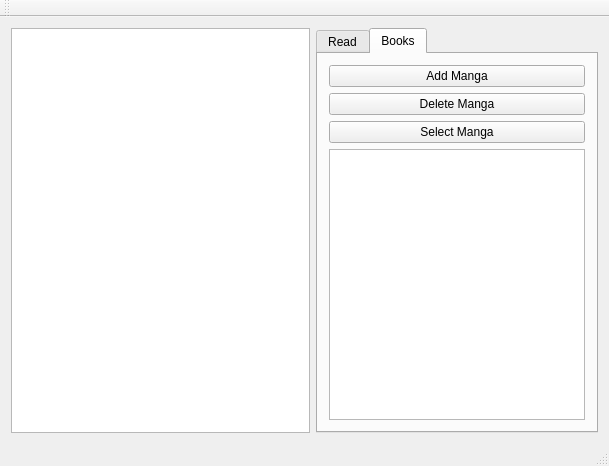
<?xml version="1.0" encoding="UTF-8"?>
<ui version="4.0">
 <class>MainWindow</class>
 <widget class="QMainWindow" name="MainWindow">
  <property name="geometry">
   <rect>
    <x>0</x>
    <y>0</y>
    <width>609</width>
    <height>466</height>
   </rect>
  </property>
  <property name="windowTitle">
   <string>MainWindow</string>
  </property>
  <widget class="QWidget" name="centralWidget">
   <property name="styleSheet">
    <string notr="true"/>
   </property>
   <layout class="QHBoxLayout" name="horizontalLayout_3">
    <item>
     <widget class="QGraphicsView" name="pageDisplay">
      <property name="styleSheet">
       <string notr="true"/>
      </property>
     </widget>
    </item>
    <item>
     <widget class="QTabWidget" name="tabWidget">
      <property name="sizePolicy">
       <sizepolicy hsizetype="Fixed" vsizetype="Expanding">
        <horstretch>0</horstretch>
        <verstretch>0</verstretch>
       </sizepolicy>
      </property>
      <property name="currentIndex">
       <number>1</number>
      </property>
      <widget class="QWidget" name="tab">
       <attribute name="title">
        <string>Read</string>
       </attribute>
       <layout class="QVBoxLayout" name="verticalLayout_2">
        <item>
         <layout class="QVBoxLayout" name="sideBarLayout">
          <item>
           <widget class="QLabel" name="label">
            <property name="styleSheet">
             <string notr="true"/>
            </property>
            <property name="text">
             <string>Zoom</string>
            </property>
            <property name="alignment">
             <set>Qt::AlignCenter</set>
            </property>
           </widget>
          </item>
          <item>
           <layout class="QHBoxLayout" name="horizontalLayout_2">
            <item>
             <widget class="QPushButton" name="zoomInButton">
              <property name="text">
               <string>+</string>
              </property>
             </widget>
            </item>
            <item>
             <widget class="QPushButton" name="zoomResetButton">
              <property name="text">
               <string>Reset</string>
              </property>
             </widget>
            </item>
            <item>
             <widget class="QPushButton" name="zoomOutButton">
              <property name="text">
               <string>-</string>
              </property>
             </widget>
            </item>
           </layout>
          </item>
          <item>
           <spacer name="verticalSpacer">
            <property name="orientation">
             <enum>Qt::Vertical</enum>
            </property>
            <property name="sizeHint" stdset="0">
             <size>
              <width>20</width>
              <height>40</height>
             </size>
            </property>
           </spacer>
          </item>
          <item>
           <widget class="QLabel" name="pageLabel">
            <property name="styleSheet">
             <string notr="true"/>
            </property>
            <property name="text">
             <string/>
            </property>
            <property name="alignment">
             <set>Qt::AlignCenter</set>
            </property>
           </widget>
          </item>
          <item>
           <layout class="QHBoxLayout" name="horizontalLayout">
            <item>
             <widget class="QLineEdit" name="pageJumpLineEdit">
              <property name="sizePolicy">
               <sizepolicy hsizetype="Minimum" vsizetype="Fixed">
                <horstretch>0</horstretch>
                <verstretch>0</verstretch>
               </sizepolicy>
              </property>
              <property name="maximumSize">
               <size>
                <width>50</width>
                <height>16777215</height>
               </size>
              </property>
             </widget>
            </item>
            <item>
             <widget class="QPushButton" name="pageJumpButton">
              <property name="text">
               <string>Jump To Page</string>
              </property>
             </widget>
            </item>
           </layout>
          </item>
          <item>
           <layout class="QHBoxLayout" name="horizontalLayout_5">
            <item>
             <widget class="QPushButton" name="firstPageButton">
              <property name="text">
               <string>First Page</string>
              </property>
             </widget>
            </item>
            <item>
             <widget class="QPushButton" name="lastPageButton">
              <property name="text">
               <string>Last Page</string>
              </property>
             </widget>
            </item>
           </layout>
          </item>
          <item>
           <layout class="QHBoxLayout" name="horizontalLayout_4">
            <item>
             <widget class="QPushButton" name="previousPageButton">
              <property name="text">
               <string>Previous Page</string>
              </property>
             </widget>
            </item>
            <item>
             <widget class="QPushButton" name="nextPageButton">
              <property name="text">
               <string>Next Page</string>
              </property>
             </widget>
            </item>
           </layout>
          </item>
         </layout>
        </item>
       </layout>
      </widget>
      <widget class="QWidget" name="tab_2">
       <attribute name="title">
        <string>Books</string>
       </attribute>
       <layout class="QVBoxLayout" name="verticalLayout">
        <item>
         <widget class="QPushButton" name="addMangaButton">
          <property name="text">
           <string>Add Manga</string>
          </property>
         </widget>
        </item>
        <item>
         <widget class="QPushButton" name="deleteMangaButton">
          <property name="text">
           <string>Delete Manga</string>
          </property>
         </widget>
        </item>
        <item>
         <widget class="QPushButton" name="selectMangaButton">
          <property name="text">
           <string>Select Manga</string>
          </property>
         </widget>
        </item>
        <item>
         <widget class="QListWidget" name="mangaListWidget"/>
        </item>
       </layout>
      </widget>
     </widget>
    </item>
   </layout>
  </widget>
  <widget class="QMenuBar" name="menuBar">
   <property name="geometry">
    <rect>
     <x>0</x>
     <y>0</y>
     <width>609</width>
     <height>22</height>
    </rect>
   </property>
  </widget>
  <widget class="QToolBar" name="mainToolBar">
   <attribute name="toolBarArea">
    <enum>TopToolBarArea</enum>
   </attribute>
   <attribute name="toolBarBreak">
    <bool>false</bool>
   </attribute>
  </widget>
  <widget class="QStatusBar" name="statusBar"/>
 </widget>
 <layoutdefault spacing="6" margin="11"/>
 <resources/>
 <connections/>
</ui>
